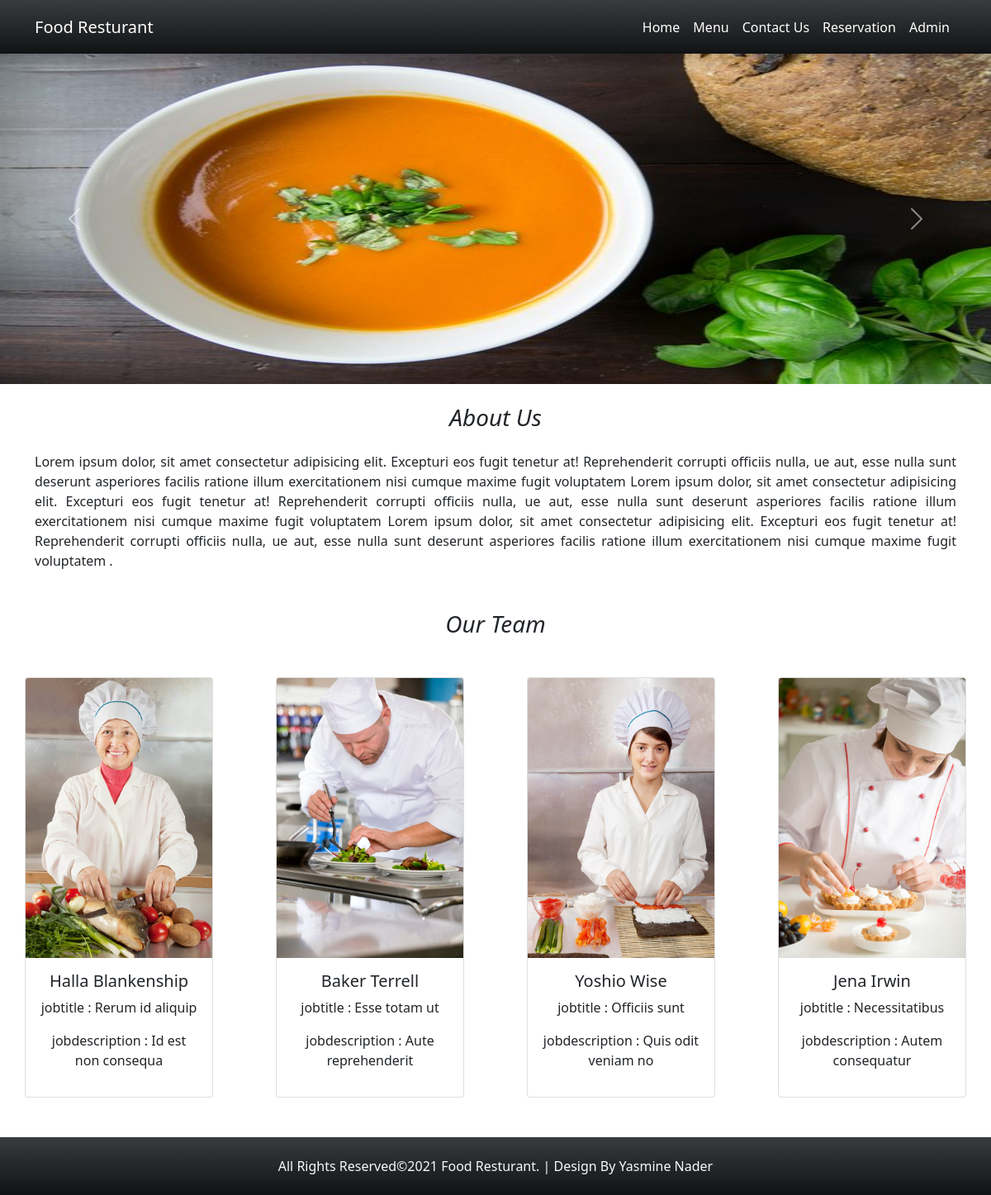
Screenshot of /front-end/index.php with the database file from the repository.
### tables this page shows
CREATE TABLE `carousel` (
  `id` int(11) NOT NULL,
  `image` char(255) NOT NULL
);

CREATE TABLE `home_body` (
  `id` int(11) NOT NULL,
  `title` char(50) NOT NULL,
  `content` text NOT NULL
);

CREATE TABLE `team_information` (
  `id` int(11) NOT NULL,
  `name` char(50) NOT NULL,
  `image` char(255) NOT NULL,
  `job_title` char(50) NOT NULL,
  `job_description` char(200) NOT NULL
);

### front-end/index.php (the view, shortened to what this page needs)
<?php
require "../connection/dbconnection.php";
$sql="select * from carousel";
$query=mysqli_query($con,$sql);
?>
<?php include "../layout/header.php"?>
  <div id="carouselExampleFade" class="carousel slide carousel-fade" data-bs-ride="carousel">
	<div class="carousel-inner">
<?php $x=0 ; while( $data=mysqli_fetch_assoc($query)){?>
	  <div class="carousel-item <?php if($x==0){echo "active";}?>">
		<img class="carouselimg"src="../uploads/<?php echo $data['image']?>" class="d-block w-100" alt="...">
	  </div>
	  <?php $x++;} ?>
	</div>
	<button class="carousel-control-prev" data-bs-target="#carouselExampleFade" data-bs-slide="prev">
	  <span class="carousel-control-prev-icon" ></span>
	</button>
	<button class="carousel-control-next" data-bs-target="#carouselExampleFade" data-bs-slide="next">
	  <span class="carousel-control-next-icon" ></span>
	</button>
  </div>
<?php
$sql1="select * from home_body";
$op=mysqli_query($con,$sql1);
?>
<div class="container">
<?php while($operation=mysqli_fetch_assoc($op)) {?>
<h3 class="text-center mt-4 mb-4 fst-italic"><?php echo $operation["title"] ?></h3>
<p class="about_par"><?php echo $operation["content"] ?></p>
</div>
<?php }?>
<div class="container mt-5 mb-5">
	<h3 class="text-center mb-5 fst-italic">Our Team</h3>
	<div class="row row-cols-5 justify-content-between">
	<?php
$sql2="select * from team_information";
$op2=mysqli_query($con,$sql2);
?>
<?php while($data2=mysqli_fetch_assoc($op2)){?>
		<div class="card p-0" >
			<img src="../uploads/<?php echo $data2['image']?>" class="card-img-top" alt="team image">
			<div class="card-body">
			  <h5 class="card-text text-center" ><?php echo $data2['name']?></h5>
			  <p class="text-center"><?php echo"jobtitle : ". $data2['job_title']?></p>
			  <p class="text-center"><?php echo "jobdescription : ".$data2['job_description']?></p>
			</div>
		  </div>
		  <?php } ?>
	</div>
</div>
<?php include '../layout/footer.php'?>
</body>
</html>

### css/style.css (style rules this page uses)
body { padding: 0px; margin: 0px; }
.about_par { text-align: justify; }
.carouselimg { height: 400px; width: 100%!important; }

### rows the page displays
carousel: image (picture)
home_body: title "About Us", content "Lorem ipsum dolor, sit amet consectetur adipisicing elit. Excepturi eos fugit tenetur at! Reprehenderit corrupti officiis nulla, ue aut, esse nulla sunt deserunt asperiores facilis ratione illum exercitationem nisi cumque maxime fugit voluptatem Lorem ipsum dolor, sit amet consectetur adipisicing elit. Excepturi eos fugit tenetur at! Reprehenderit corrupti officiis nulla, ue aut, esse nulla sunt deserunt asperiores facilis ratione illum exercitationem nisi cumque maxime fugit voluptatem Lorem ipsum dolor, sit amet consectetur adipisicing elit. Excepturi eos fugit tenetur at! Reprehenderit corrupti officiis nulla, ue aut, esse nulla sunt deserunt asperiores facilis ratione illum…"
team_information: image (picture), name "Halla Blankenship", job_title "Rerum id aliquip", job_description "Id est non consequa"
team_information: image (picture), name "Baker Terrell", job_title "Esse totam ut", job_description "Aute reprehenderit"
team_information: image (picture), name "Yoshio Wise", job_title "Officiis sunt", job_description "Quis odit veniam no"
team_information: image (picture), name "Jena Irwin", job_title "Necessitatibus", job_description "Autem consequatur"
